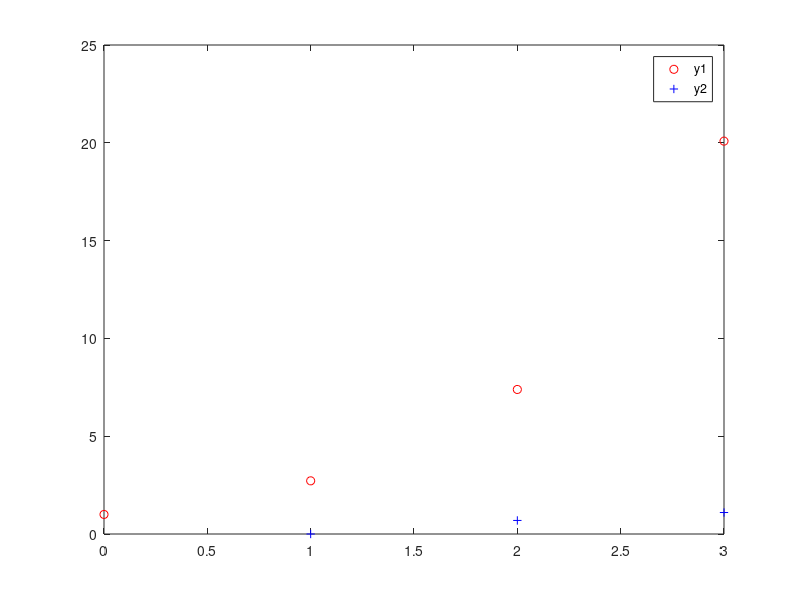

Source code (MATLAB):
%Plotting exp(x) and log(x)
x = 0:3.5;
y1 = exp(x);
y2 = log(x);
%Plotting
plot(x,y1,'ro',x,y2,'b+');
legend('y1','y2');

